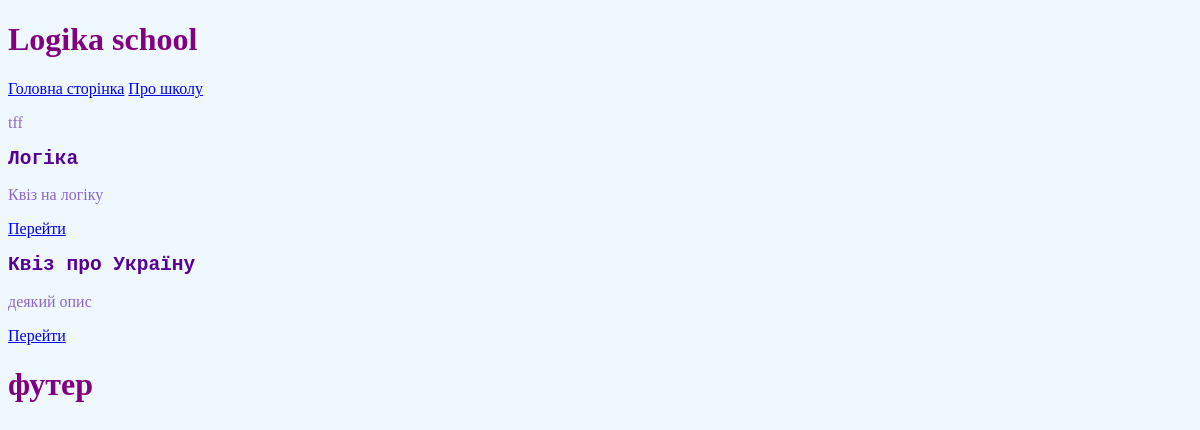
Before: / with the older database file.
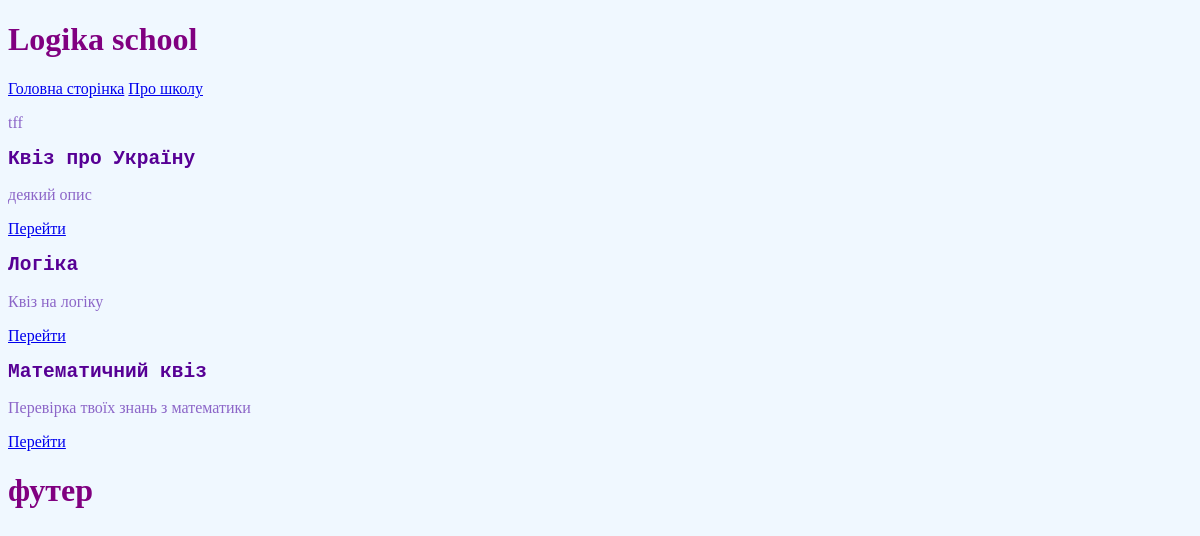
After: the same page with the newer database file.
### tables this page shows
CREATE TABLE Quiz (
            id INT PRIMARY KEY,
            title VARCHAR (255),
            description TEXT);

### run_server.py (the view)
@app.route("/")
def index():
    db_manager = DBManager(db_name)
    quizzes = db_manager.get_quizzes()
    return render_template("index.html", quizzes=quizzes)

### DBManager.py (called while the page is built)
    def get_quizzes(self):
        cursor = self.connection.cursor()
        cursor.execute("SELECT * FROM Quiz")
        res = cursor.fetchall()
        cursor.close()
        return res

### templates/index.html
{% extends "base.html" %}
{% block content %}
<p > tff  </p>
{% for quiz in quizzes %}
    <h2>{{ quiz[1] }}</h2>
    <p>{{ quiz[2] }}</p>
    <a href="/quiz1">Перейти</a>
{% endfor %}
{% endblock %}

### templates/base.html (shortened to what this page needs)
<!DOCTYPE html>
<html lang="en">
<head>
    <link rel="stylesheet" href="{{ url_for('static', filename='style.css')}}">
</head>
<body>
<h1> <b>Logika school</b> </h1>
<nav>
    <a href="/"> Головна сторінка</a>
    <a href="/about_school"> Про школу </a>
</nav>
{% block content %} {% endblock %}
<h1> футер </h1>
</body>
</html>

### static/style.css (style rules this page uses)
body { background: AliceBlue; }
h1 { color: purple; }
h2 { color: #570095; font-family: Monospace; }
p { color: #8c66c8; }

Changed rows visible on the page:
shown differently, row unchanged: Quiz "Квіз про Україну": moves up the list
added Quiz: title "Математичний квіз", description "Перевірка твоїх знань з математики"
